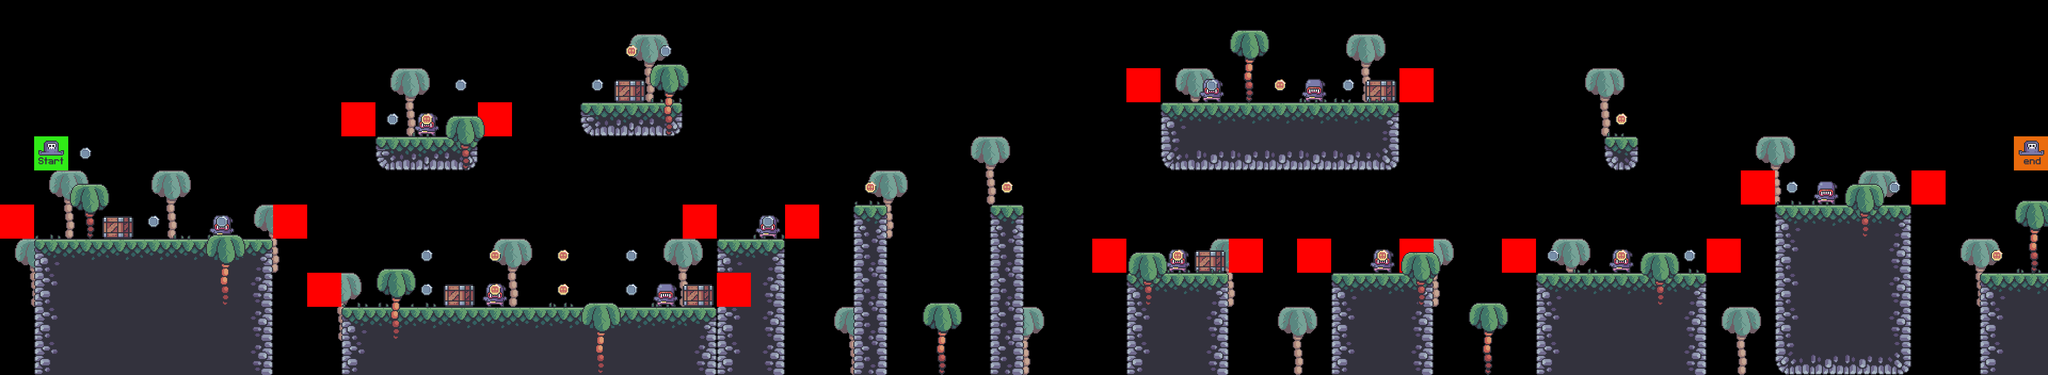

Tiled map render using the project's own tile images. Description and the map definition, with tile-layer contents summarised, below:
An orthogonal 60x11 tile map with 64x64 px tiles, 9 tile layers (bg palms, terrain, crates, grass, ...), 7 tilesets.

<map version="1.10" tiledversion="1.11.0" orientation="orthogonal" renderorder="right-down" width="60" height="11" tilewidth="64" tileheight="64" infinite="0" nextlayerid="10" nextobjectid="1">
 <tileset firstgid="1" source="../tilesets/terrain_tiles.tsx" />
 <tileset firstgid="17" source="../tilesets/coin_tiles.tsx" />
 <tileset firstgid="19" source="../tilesets/grass_tiles.tsx" />
 <tileset firstgid="24" source="../tilesets/palms_tiles.tsx" />
 <tileset firstgid="27" source="../tilesets/crates_tiles.tsx" />
 <tileset firstgid="28" source="../tilesets/setup_tiles.tsx" />
 <tileset firstgid="30" source="../tilesets/enemy_setup_tile.tsx" />
 <layer id="5" name="bg palms" width="60" height="11">
  <data>[660 cells, 24 non-empty, 1 distinct tile ids]</data>
 </layer>
 <layer id="1" name="terrain" width="60" height="11">
  <data>[660 cells, 148 non-empty, 15 distinct tile ids]</data>
 </layer>
 <layer id="6" name="crates" width="60" height="11">
  <data>[660 cells, 6 non-empty, 1 distinct tile ids]</data>
 </layer>
 <layer id="3" name="grass" width="60" height="11">
  <data>[660 cells, 24 non-empty, 5 distinct tile ids]</data>
 </layer>
 <layer id="8" name="enemies" width="60" height="11">
  <data>[660 cells, 11 non-empty, 1 distinct tile ids]</data>
 </layer>
 <layer id="9" name="constraints" width="60" height="11">
  <data>[660 cells, 18 non-empty, 1 distinct tile ids]</data>
 </layer>
 <layer id="4" name="fg palms" width="60" height="11">
  <data>[660 cells, 14 non-empty, 2 distinct tile ids]</data>
 </layer>
 <layer id="2" name="coins" width="60" height="11">
  <data>[660 cells, 32 non-empty, 2 distinct tile ids]</data>
 </layer>
 <layer id="7" name="player" width="60" height="11">
  <data>[660 cells, 2 non-empty, 2 distinct tile ids]</data>
 </layer>
</map>
